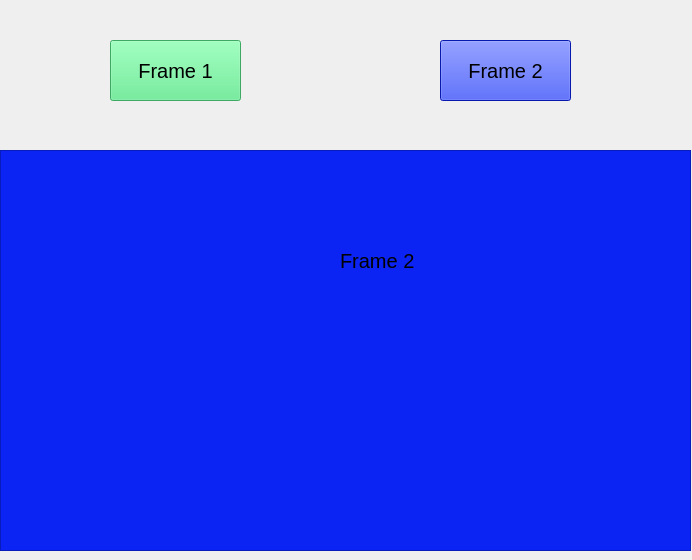
<?xml version="1.0" encoding="UTF-8"?>
<ui version="4.0">
 <class>MainWindow</class>
 <widget class="QMainWindow" name="MainWindow">
  <property name="geometry">
   <rect>
    <x>0</x>
    <y>0</y>
    <width>692</width>
    <height>560</height>
   </rect>
  </property>
  <property name="windowTitle">
   <string>MainWindow</string>
  </property>
  <widget class="QWidget" name="centralwidget">
   <widget class="QFrame" name="frame">
    <property name="geometry">
     <rect>
      <x>0</x>
      <y>150</y>
      <width>691</width>
      <height>401</height>
     </rect>
    </property>
    <property name="styleSheet">
     <string notr="true">background-color: rgb(85, 237, 138);</string>
    </property>
    <property name="frameShape">
     <enum>QFrame::StyledPanel</enum>
    </property>
    <property name="frameShadow">
     <enum>QFrame::Raised</enum>
    </property>
    <widget class="QPushButton" name="pushButton">
     <property name="geometry">
      <rect>
       <x>130</x>
       <y>170</y>
       <width>121</width>
       <height>51</height>
      </rect>
     </property>
     <property name="font">
      <font>
       <pointsize>12</pointsize>
      </font>
     </property>
     <property name="styleSheet">
      <string notr="true">background-color: rgb(255, 255, 255);</string>
     </property>
     <property name="text">
      <string>PushButton</string>
     </property>
    </widget>
    <widget class="QLabel" name="label">
     <property name="geometry">
      <rect>
       <x>370</x>
       <y>80</y>
       <width>261</width>
       <height>61</height>
      </rect>
     </property>
     <property name="font">
      <font>
       <pointsize>15</pointsize>
      </font>
     </property>
     <property name="text">
      <string>Frame 1</string>
     </property>
    </widget>
    <widget class="QFrame" name="frame_2">
     <property name="geometry">
      <rect>
       <x>0</x>
       <y>0</y>
       <width>691</width>
       <height>401</height>
      </rect>
     </property>
     <property name="styleSheet">
      <string notr="true">background-color: rgb(11, 36, 244);
</string>
     </property>
     <property name="frameShape">
      <enum>QFrame::StyledPanel</enum>
     </property>
     <property name="frameShadow">
      <enum>QFrame::Raised</enum>
     </property>
     <widget class="QLabel" name="label_2">
      <property name="geometry">
       <rect>
        <x>340</x>
        <y>80</y>
        <width>211</width>
        <height>61</height>
       </rect>
      </property>
      <property name="font">
       <font>
        <pointsize>15</pointsize>
       </font>
      </property>
      <property name="text">
       <string>Frame 2</string>
      </property>
     </widget>
    </widget>
   </widget>
   <widget class="QPushButton" name="pushButton_2">
    <property name="geometry">
     <rect>
      <x>110</x>
      <y>40</y>
      <width>131</width>
      <height>61</height>
     </rect>
    </property>
    <property name="font">
     <font>
      <pointsize>15</pointsize>
     </font>
    </property>
    <property name="styleSheet">
     <string notr="true">background-color: rgb(85, 237, 138);</string>
    </property>
    <property name="text">
     <string>Frame 1</string>
    </property>
   </widget>
   <widget class="QPushButton" name="pushButton_3">
    <property name="geometry">
     <rect>
      <x>440</x>
      <y>40</y>
      <width>131</width>
      <height>61</height>
     </rect>
    </property>
    <property name="font">
     <font>
      <pointsize>15</pointsize>
     </font>
    </property>
    <property name="styleSheet">
     <string notr="true">background-color: rgb(11, 36, 244);</string>
    </property>
    <property name="text">
     <string>Frame 2</string>
    </property>
   </widget>
  </widget>
  <widget class="QMenuBar" name="menuBar">
   <property name="geometry">
    <rect>
     <x>0</x>
     <y>0</y>
     <width>692</width>
     <height>22</height>
    </rect>
   </property>
  </widget>
 </widget>
 <resources/>
 <connections/>
</ui>
